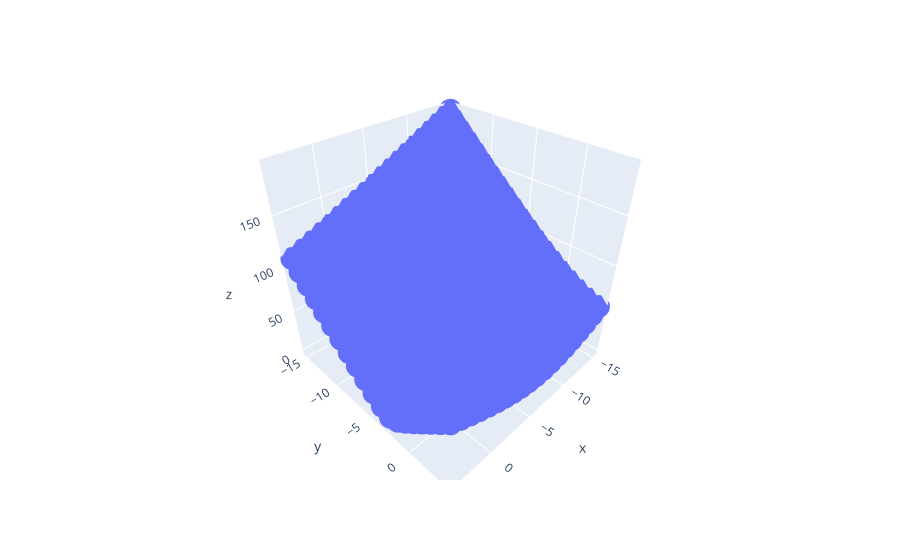

Notebook source saved alongside this figure:
### Code cell
xx = torch.tensor(np.array([x for x in np.ndindex(20,20)])).float()-15

def get_magnitude(x):
    return torch.linalg.norm(torch.zeros((1,2))-x).numpy()

def plot3d(xx,f):
    return px.scatter_3d(
        x=xx[:,0],
        y=xx[:,1],
        z = [get_magnitude(f(x.reshape(-1,1))) for x in xx]
    )
plot3d(xx,f_prime)

### Figure 1 — Plotly figure (JSON) as saved in the notebook; plotly's stock layout.template omitted (floating-point values rounded to 4 significant figures; data arrays with more than 128 entries replaced by an {"elided": "..."} marker saying what was removed)
{"data": [{"hovertemplate": "x=%{x}<br>y=%{y}<br>z=%{z}<extra></extra>", "legendgroup": "", "marker": {"color": "#636efa", "symbol": "circle"}, "mode": "markers", "name": "", "scene": "scene", "showlegend": false, "type": "scatter3d", "x": {"elided": "400 int values"}, "y": {"elided": "400 int values"}, "z": {"elided": "400 float values"}}], "layout": {"legend": {"tracegroupgap": 0}, "margin": {"t": 60}, "scene": {"domain": {"x": [0, 1], "y": [0, 1]}, "xaxis": {"title": {"text": "x"}}, "yaxis": {"title": {"text": "y"}}, "zaxis": {"title": {"text": "z"}}}}}
